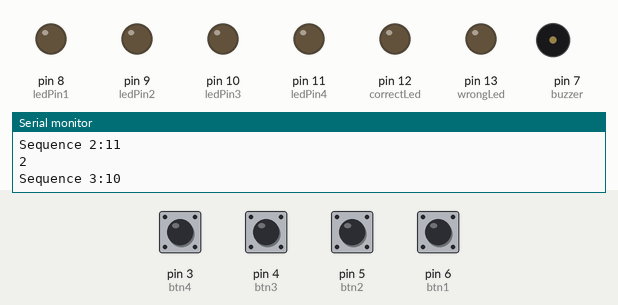
Simulated run of this sketch. Board: Arduino Uno, built with avr-gcc and run on an emulated ATmega328P. Parts: output pins drawn as LEDs (lit = HIGH), buzzer (waves = sounding), the last lines printed to the serial monitor. Dashed ring = blinking. The inputs (shaded band) are chosen by the test bench; at power-on: pin 3 (btn4), pin 4 (btn3), pin 5 (btn2), pin 6 (btn1) LOW. Random numbers use the default seed unless the sketch sets one.

Above: at 7.1 s.
7.2 s: pin 6 (btn1) pulled HIGH for 1 s
At 9.5 s:
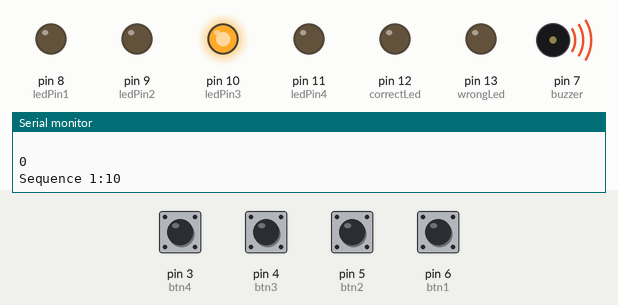
At 11.8 s:
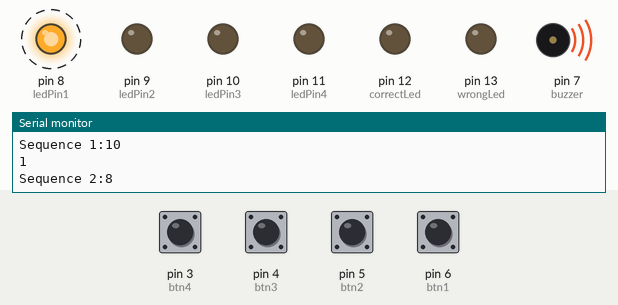
Timing chart, 0 to 15.5 s (numbered marks = the images above; inputs shaded):
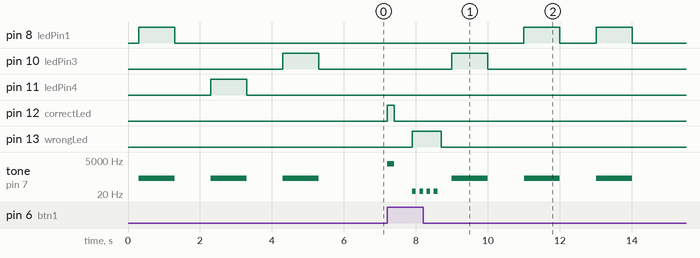

Measured:
- after the input at 7.2 s, pin 8 (ledPin1): alternates HIGH for 1.0 s and LOW for 1.0 s, 4 changes in all, then stays LOW, starting after 3.8 s; pin 10 (ledPin3): LOW → HIGH after 1.8 s, → LOW 1.0 s later
- by itself, tone on pin 7 (buzzer): alternates 262 Hz for 1.0 s and silent for 1.0 s, 6 changes in all, then stays silent

The sketch:

Memory_Game.ino
```cpp
const int ledPin1 = 8;
const int ledPin2 = 9;
const int ledPin3 = 10;
const int ledPin4 = 11;
const int correctLed = 12;
const int wrongLed = 13;
const int buzzer = 7;
const int btn1 = 6;
const int btn2 = 5;
const int btn3 = 4;
const int btn4 = 3;

int arr[50];
int lightCount = 3;
float lightDuration = 1000;
int pressCount = 0;
int correctAnswer = 0;

unsigned long previousMillis = 0;
unsigned long currentMillis = 0;

void setup() {
   for(int i = 8 ; i <= 13 ; i++){
    pinMode(i,OUTPUT);
  }
  pinMode(7,OUTPUT);
  pinMode(A0,INPUT);
  for(int i = 6 ; i >= 3 ; i--){
    pinMode(i,INPUT);
  }
  Serial.begin(9600);
  randomSeed(analogRead(A0));
}

void loop() {
  delay(300);
  Serial.println(" ");
  playSequence();
  pressCount = 0;
  correctAnswer = 0;
  while(pressCount < lightCount){
    currentMillis  = millis() - previousMillis;
    int btnPressed = listen();
    if(btnPressed != 0 && currentMillis > 500){
      if(btnPressed != arr[pressCount]){
        lightCount = 3;
        lightDuration = 1000;
        wrongSequenceAlarm();
        break;
      }
      else{
        correctSequenceAlarm();
        Serial.println("correct");
        if(pressCount == lightCount - 1){
          levelPassed();
          lightCount += 2;
          lightDuration -= 200;
          break;
        }
      }
      previousMillis = millis();
      pressCount++;
    }
  }

}

int listen(){
  if(digitalRead(btn1) == 1){
    return 8;
  }
  else if(digitalRead(btn2) == 1){
    return 9;
  }
  else if(digitalRead(btn3) == 1){
    return 10;
  }
  else if(digitalRead(btn4) == 1){
    return 11;
  }
  else {
    return 0;
  }
}

void playSequence(){
  int containerCount = 0;
   for(int i = 1 ; i <= lightCount ; i++){
    int toLitUp = random(8,12);
    Serial.println(containerCount);
    arr[containerCount] = toLitUp;
    containerCount++;
    digitalWrite(toLitUp,HIGH);
    Serial.println("Sequence " + String(i) + ":" + String(toLitUp));
    tone(buzzer,262);
    delay(lightDuration);
    digitalWrite(toLitUp,LOW);
    noTone(buzzer);
    delay(lightDuration);
  }
}

void wrongSequenceAlarm(){
  for(int i = 0 ; i <= 3 ; i++){
    digitalWrite(wrongLed,HIGH);
    tone(buzzer,31,100);
    delay(200);
    digitalWrite(wrongLed,LOW);
    noTone(buzzer);
  }
}

void correctSequenceAlarm(){
   for(int i = 0; i <= 3 ; i++){
    digitalWrite(correctLed,HIGH);
    tone(buzzer,2794,100);
    delay(50);
    digitalWrite(correctLed,LOW);
    noTone(buzzer);
  }
}

void levelPassed(){
  for(int i = 0; i <= 5 ; i++){
    digitalWrite(ledPin1,HIGH);
    digitalWrite(ledPin2,HIGH);
    digitalWrite(ledPin3,HIGH);
    digitalWrite(ledPin4,HIGH);
    tone(buzzer,2794,100);
    delay(100);
    digitalWrite(ledPin1,LOW);
    digitalWrite(ledPin2,LOW);
    digitalWrite(ledPin3,LOW);
    digitalWrite(ledPin4,LOW);
    noTone(buzzer);
    delay(100);
  }
}
```
